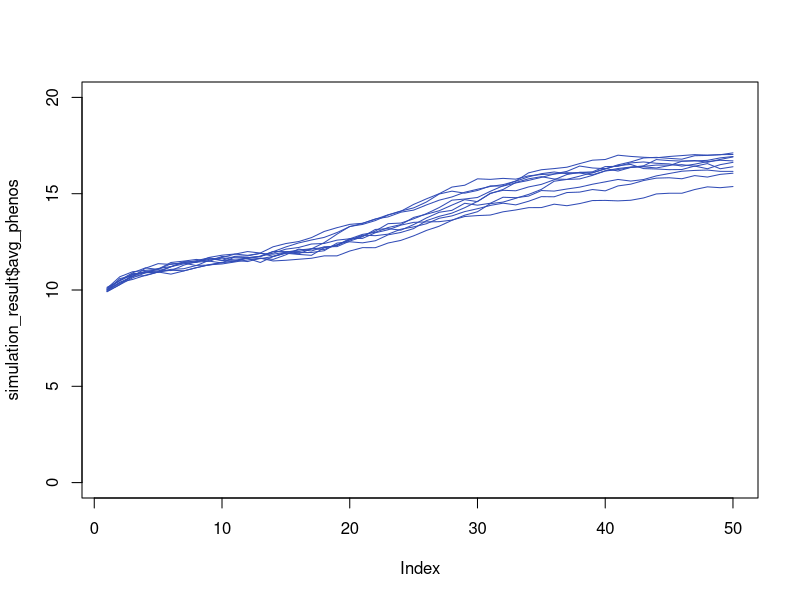

Generate this figure with R:
## Zoya Wani zoyawani1@tamu.edu
## Andres Barboza P. andresdbp@tamu.edu
## April 16, 2024


###### Starting Conditions #########
N <- 500 #population
loci <- 100 #positions on the genome 
mu <- 10^-5 #human mutation rate 10^-9 for an individual nucleotide
baseval <- 0 # this is a base minimum value for our phenotype
loci.imp <- sort(sample(2:loci, loci/10))
opt <- 20
sigma <- 5
gen <- 50
arch <- "sign" # add, sign, inc, dec
sag <- 2
sign_flag <- "alter" # half, alter
###### End Starting Conditions #########

###### FUNCTIONS #########

GetPopulation <- function(N,loci){
  
  # The numbers present in the matrix represent the genotype at a locus. 
  # First number is maternal and second is paternal 
  # 0,0 = 1
  # 0,1 = 2
  # 1,0 = 3
  # 1,1 = 4
  pop <- matrix(sample(1:4, N*loci, replace=T), N, loci)
  
  # We are moving away into a model without sex, so the bottom part is commented out
  
  # set as female
  # pop[1:(N/2),1] <- 1
  # set half as male
  # pop[(N/2 + 1):N,1] <- 2
  # first column is sex determining locus with 1=XX 2=XY 
  # remaining columns are the rest of the genome
  # each row in pop is one individual
  
  
  return(pop)
  
}

MutatePop <- function(pop, mu) {
  # Probability of an individual having at least one mutation
  mut.prob <- 1 - (1 - mu)^1547  # 1547 is the number of base pairs in the coding region
  
  # Determine mutation coordinates where random values are less than mut.prob
  mut.coord <- which(matrix(runif(nrow(pop) * ncol(pop)), 
                            nrow = nrow(pop), ncol = ncol(pop)) < mut.prob, 
                     arr.ind = TRUE)
  
  apply_mutations <- function(pop, coordinates) {
    for (i in seq_len(nrow(coordinates))) {
      row_index <- coordinates[i, 1]
      col_index <- coordinates[i, 2]
      value <- pop[row_index, col_index]
      
      # switches values 
      pop[row_index, col_index] <- switch(value,
                                          sample(c(2, 3), 1),  # for 1
                                          sample(c(1, 4), 1),  # for 2
                                          sample(c(1, 4), 1),  # for 3
                                          sample(c(2, 3), 1))  # for 4
    }
    return(pop)
  }
  
  # Apply mutations to the population matrix
  mutants <- apply_mutations(pop, mut.coord)
  return(mutants)
}

GetPheno <- function(pop, loci.imp, baseval, arch, sign_flag){
  temppop <- pop[,loci.imp]
  temppop[temppop==1] <- 0
  temppop[temppop %in% c(2, 3)] <- 1
  temppop[temppop == 4] <- 2
  
  if(arch == "add") {
    phenos <- rowSums(temppop) + baseval
  }
  
  if(arch == "sign") {
    if (sign_flag == "half") {
      dir_loci <- temppop[, 1:(length(loci.imp)/2)]
      inv_loci <- temppop[, (length(loci.imp)/2)+1:(length(loci.imp)/2)]
    } else if (sign_flag == "alter") {
      dir_loci <- temppop[, seq(1, length(loci.imp), by = 2)]
      inv_loci <- temppop[, seq(2, length(loci.imp), by = 2)]
    }
    
    cond1 <- (dir_loci == 2 & inv_loci == 2) | (dir_loci == 0 & inv_loci == 0)
    cond2 <- (dir_loci == 2 & inv_loci == 0) | (dir_loci == 0 & inv_loci == 2)
    cond3 <- (dir_loci == 1 | inv_loci == 1)

    phenos <- baseval + rowSums(4 * cond1 + 0 * cond2 + 2 * cond3)
  }
  
  if(arch == "inc") {
    phenos <- (length(loci.imp)*2)*((rowSums(temppop) + baseval)/(length(loci.imp)*2))^sag
  }
  
  if(arch == "dec") {
    phenos <- baseval + (length(loci.imp) * 2 - baseval) * ((rowSums(temppop) + baseval - baseval) / (length(loci.imp) * 2 - baseval))^(1/sag)
  }
  
  return(phenos)
}

GetFit <- function(obs, opt, sigma){
  numer <- (obs - opt)^2
  denom <- (2 * sigma)^2
  w <- exp(-(numer / denom))
  return(w)
}

Reproduction <- function(pop, N, w, loci) {
  # Sample parents based on fitness probabilities
  parents <- sample(N, size = 2 * N, replace = TRUE, prob = w)
  
  # Generate haplotype selection matrix
  recomb <- pmax(pmin(rpois(n = 2 * N, lambda = 10), loci), 1)
  haplotypes <- matrix(unlist(lapply(recomb, function(r) rep(sample(1:2, r, replace = TRUE), each = ceiling(loci / r), length.out = loci))),
                       nrow = 2 * N, ncol = loci, byrow = TRUE)

  # Gamete formation
  gametes <- ifelse(
    pop[parents, ] == 1,  # Genotype 1 -> Both alleles are 0
    0,
    ifelse(
      pop[parents, ] == 4,  # Genotype 4 -> Both alleles are 1
      1,
      ifelse(
        pop[parents, ] == 2,  # Genotype 2 -> Depends on haplotype
        ifelse(haplotypes == 1, 0, 1),
        ifelse(haplotypes == 1, 1, 0)  # Genotype 3 -> Depends on haplotype
      )
    )
  )
  # Fertilization: Pair gametes to form diploid genotypes
  maternal_gametes <- gametes[seq(1, 2 * N, by = 2), ]
  paternal_gametes <- gametes[seq(2, 2 * N, by = 2), ]
  new_population <- 1 + maternal_gametes + paternal_gametes * 2
  
  return(new_population)
}

SimulateGenerations <- function(N, loci, mu, baseval, loci.imp, opt, gen, sigma, arch, sign_flag, verbose) {
  pop <- GetPopulation(N, loci)
  avg_phenos <- numeric(gen)
  for (generation in 1:gen) {
    pop <- MutatePop(pop, mu)
    phenos <- GetPheno(pop, loci.imp, baseval, arch, sign_flag)
    avg_phenos[generation] <- mean(phenos)
    w <- GetFit(phenos, opt, sigma)
    pop <- Reproduction(pop, N, w, loci)
    if(verbose) print(generation)
  }
  return(list(final_population = pop, avg_phenos = avg_phenos))
}


# # Test for architectures
# plot(seq(0, 20, length.out = 400), type = "l")
# lines(baseval + (length(loci.imp) * 2) * (seq(0, 20, length.out = 400) / (length(loci.imp) * 2))^(1/2), col = "#4D6CFA", lwd = 2)
# lines((length(loci.imp)*2)*((seq(0, 20, length.out = 400) + baseval)/(length(loci.imp)*2))^2, , col = "#4D6CFA", lwd = 2)
# lines(baseval + (length(loci.imp) * 2) * (seq(0, 20, length.out = 400) / (length(loci.imp) * 2))^(1/5), col = "#D11149", lwd = 2)
# lines((length(loci.imp)*2)*((seq(0, 20, length.out = 400) + baseval)/(length(loci.imp)*2))^5, col = "#D11149", lwd = 2)
# lines(baseval + (length(loci.imp) * 2) * (seq(0, 20, length.out = 400) / (length(loci.imp) * 2))^(1/10), col = "#607744", lwd = 2)
# lines((length(loci.imp)*2)*((seq(0, 20, length.out = 400) + baseval)/(length(loci.imp)*2))^10, col = "#607744", lwd = 2)

# Run the simulation
iter <- 10
for (i in 1:iter) {
  print(i)
  simulation_result <- SimulateGenerations(N, loci, mu, baseval, loci.imp, opt, gen, sigma, arch, sign_flag, verbose=F)
  if(i == 1) {
    plot(simulation_result$avg_phenos, type = "l", col = "#314CB6",
         ylim = c(0, 20))
  }else{
    lines(simulation_result$avg_phenos, col = "#314CB6")
  }
}



# snippet
# plot(GetFit(obs=seq(from=0,to=20, length.out=100), 20, sigma=5)~seq(from=0,to=20, length.out=100))
